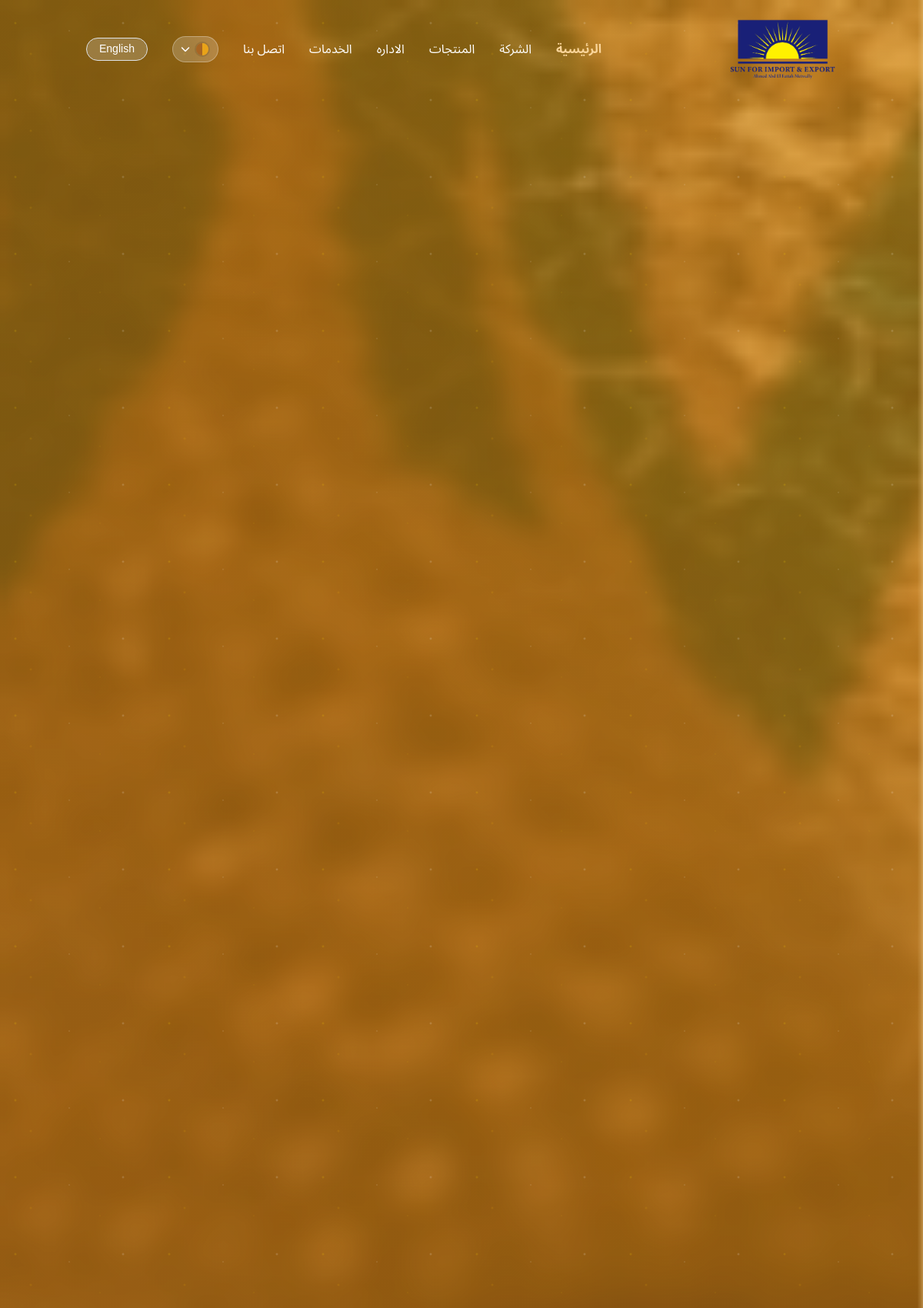
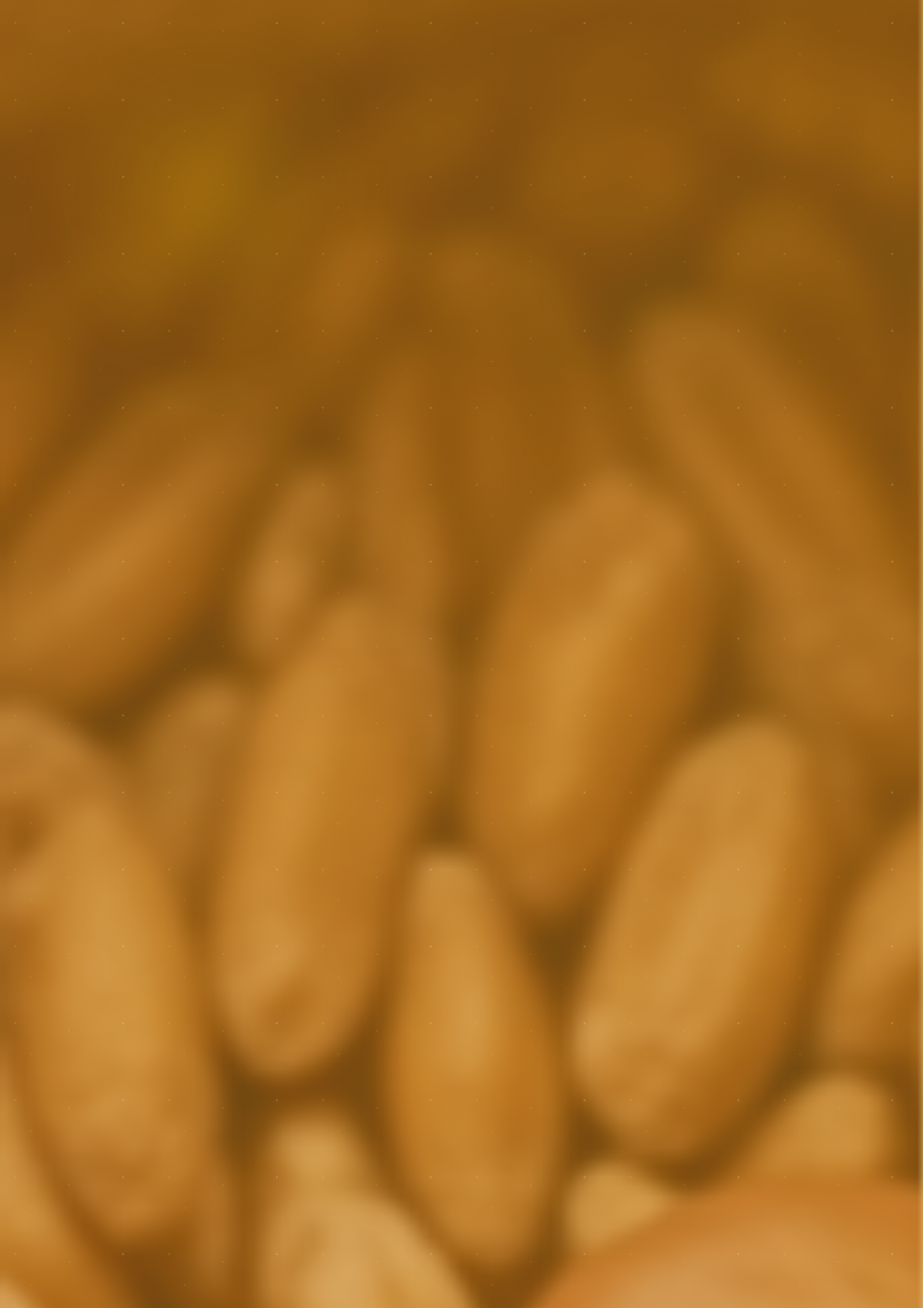
The page / (upper part) on the database its author committed (2 pictures, top to bottom).
### tables this page shows
CREATE TABLE `file_uploads` (
  `id` int NOT NULL AUTO_INCREMENT,
  `original_name` varchar(255) NOT NULL,
  `file_name` varchar(255) NOT NULL,
  `file_path` varchar(500) NOT NULL,
  `file_type` varchar(100) NOT NULL,
  `file_size` int NOT NULL,
  `upload_category` enum('logo','product','content','general') DEFAULT 'general',
  `uploaded_by` int DEFAULT NULL,
  `created_at` timestamp NULL DEFAULT CURRENT_TIMESTAMP,
  PRIMARY KEY (`id`),
  KEY `uploaded_by` (`uploaded_by`),
  KEY `idx_file_uploads_category` (`upload_category`)
);

CREATE TABLE `website_content` (
  `id` int NOT NULL AUTO_INCREMENT,
  `content_key` varchar(100) NOT NULL,
  `title_ar` varchar(255) DEFAULT NULL,
  `title_en` varchar(255) DEFAULT NULL,
  `content_ar` text,
  `content_en` text,
  `meta_description_ar` varchar(300) DEFAULT NULL,
  `meta_description_en` varchar(300) DEFAULT NULL,
  `page_section` varchar(50) NOT NULL,
  `is_active` tinyint(1) DEFAULT '1',
  `updated_at` timestamp NULL DEFAULT CURRENT_TIMESTAMP ON UPDATE CURRENT_TIMESTAMP,
  PRIMARY KEY (`id`),
  UNIQUE KEY `content_key` (`content_key`),
  KEY `idx_content_section` (`page_section`)
);

### admin/config/database.php (called while the page is built, shortened)
<?php
class Database
{
    private static $instance = null;
    private $connection;
    public static function getInstance()
    {
        if (self::$instance === null) {
            self::$instance = new self();
        }
        return self::$instance;
    }
    private function connect()
    {
        try {
            $dsn = "mysql:host=" . DB_HOST . ";dbname=" . DB_NAME . ";charset=" . DB_CHARSET;
            $this->connection = new PDO($dsn, DB_USER, DB_PASS, [
                PDO::ATTR_ERRMODE => PDO::ERRMODE_EXCEPTION,
                PDO::ATTR_DEFAULT_FETCH_MODE => PDO::FETCH_ASSOC,
                PDO::ATTR_EMULATE_PREPARES => false
            ]);
        } catch (PDOException $e) {
            error_log("Database connection failed: " . $e->getMessage());
            die("Database connection failed: " . $e->getMessage());
        }
    }
    public function query($sql, $params = [])
    {
        try {
            $stmt = $this->connection->prepare($sql);
            $result = $stmt->execute($params);
            return $stmt;
        } catch (PDOException $e) {
            error_log("Database query error: " . $e->getMessage());
            error_log("SQL: " . $sql);
            error_log("PARAMS: " . print_r($params, true));
            return false;
        }
    }
    public function fetchOne($sql, $params = [])
    {
        $stmt = $this->query($sql, $params);
        return $stmt ? $stmt->fetch() : null;
    }
}

### index.php (the view, shortened to what this page needs)
<?php
require_once 'admin/config/database.php';
$db = Database::getInstance();
$currentLanguage = isset($_GET['lang']) ? $_GET['lang'] : (isset($_SESSION['language']) ? $_SESSION['language'] : 'ar');
function getContent($key, $language = 'ar')
{
    global $db;
    try {
        $content = $db->fetchOne(
            "SELECT * FROM website_content WHERE content_key = :key AND is_active = 1",
            ['key' => $key]
        );
        if ($content) {
            if ($language === 'ar') {
                return $content['title_ar'] ?: $content['content_ar'] ?: $content['title_en'] ?: $content['content_en'];
            } else {
                return $content['title_en'] ?: $content['content_en'] ?: $content['title_ar'] ?: $content['content_ar'];
            }
        }
        return $key;
    } catch (Exception $e) {
        return $key;
    }
}
function getLogoImage()
{
    global $db;
    try {
        $logo = $db->fetchOne(
            "SELECT file_path FROM file_uploads WHERE upload_category = 'logo' OR original_name LIKE '%logo%' ORDER BY created_at DESC LIMIT 1"
        );
        return $logo ? $logo['file_path'] : 'images/logo.png';
    } catch (Exception $e) {
        return 'images/logo.png';
    }
}
$logoImage = getLogoImage();
?>
<!DOCTYPE html>
<html lang="<?php echo $currentLanguage; ?>" dir="<?php echo $currentLanguage === 'ar' ? 'rtl' : 'ltr'; ?>">
<head>
    <script src="https://cdn.tailwindcss.com"></script>
    <link rel="stylesheet" href="https://cdnjs.cloudflare.com/ajax/libs/font-awesome/6.5.1/css/all.min.css"
 />
    <link rel="stylesheet" href="https://use.fontawesome.com/releases/v6.5.1/css/all.css" />
    <link rel="stylesheet" href="https://maxcdn.bootstrapcdn.com/font-awesome/4.7.0/css/font-awesome.min.css" />
    <link href="packages/bootstrap/bootstrap.min.css" rel="stylesheet">
    <link rel="stylesheet" href="styles.css">
</head>
<body class="bg-gray-50">
    <nav id="navbar" class="fixed top-0 w-full z-50 transition-all duration-300 py-4" style="background: transparent;">
        <div class="container mx-auto px-4">
            <div class="flex justify-between items-center">
                <div class="flex items-center space-x-4 space-x-reverse">
                    <div class="flex items-center justify-center">
                        <img src="<?php echo $logoImage; ?>" alt="شركة الشمس" class="h-20 object-contain">
                    </div>
                </div>
                <div class="hidden md:flex space-x-8 space-x-reverse items-center">
                    <a href="#home" class="text-white transition-colors nav-link nav-item nav-delay-1"><?php echo getContent('nav_home', $currentLanguage); ?></a>
                    <a href="#about" class="text-white transition-colors nav-link nav-item nav-delay-2"><?php echo getContent('nav_about', $currentLanguage); ?></a>
                    <a href="#products" class="text-white transition-colors nav-link nav-item nav-delay-3"><?php echo getContent('nav_products', $currentLanguage); ?></a>
                    <a href="#administration" class="text-white transition-colors nav-link nav-item nav-delay-4"><?php echo getContent('nav_administration', $currentLanguage); ?></a>
                    <a href="#services" class="text-white transition-colors nav-link nav-item nav-delay-5"><?php echo getContent('nav_services', $currentLanguage); ?></a>
                    <a href="#contact" class="text-white transition-colors nav-link nav-item nav-delay-6"><?php echo getContent('nav_contact', $currentLanguage); ?></a>
                    <div class="theme-switcher">
                        <button class="theme-button" id="theme-toggle">
                            <div class="theme-color-preview" id="current-theme-preview"></div>
                            <i class="fas fa-chevron-down text-xs"></i>
                        </button>
                    </div>
                    <button id="lang-toggle" onclick="toggleLanguage()"
                        class="text-white bg-white/20 hover:bg-white/30 px-3 py-1 rounded-full text-sm transition-all duration-300 border border-white/30">
                    </button>
                </div>
            </div>
        </div>
    </nav>
    <section id="home"
        class="hero-bg min-h-screen flex items-center justify-center text-white relative overflow-hidden">
        <div class="hero-particles"></div>
        <div class="hero-glow-orb hero-glow-orb-1"></div>
    </section>
</body>
</html>

### rows shown on the page
file_uploads: file_path (picture)
website_content: title_ar "الرئيسية"
website_content: title_ar "الشركة"
website_content: title_ar "المنتجات"
website_content: title_ar "الاداره"
website_content: title_ar "الخدمات"
website_content: title_ar "اتصل بنا"
